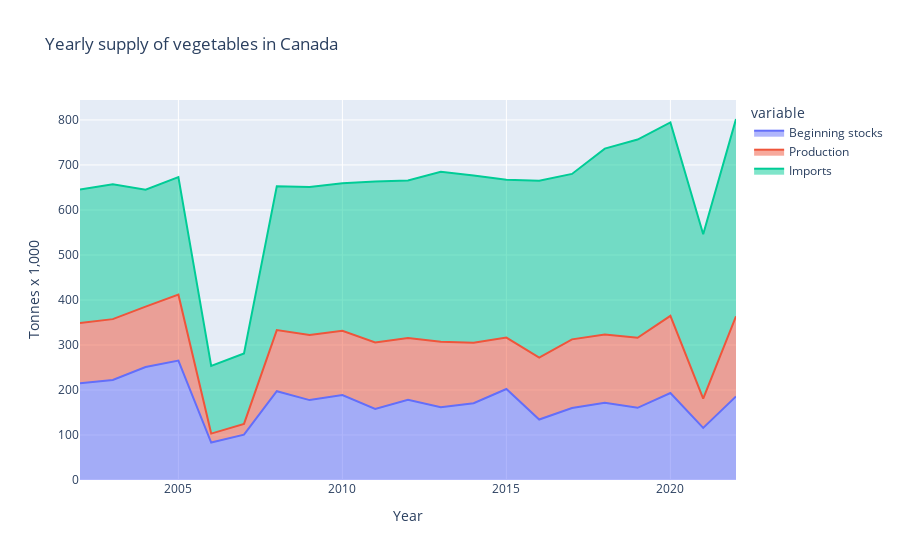

Notebook code cell kept with this figure:
### Markdown cell above
### Sketching visualization, part 2

Let's explore a few more ways to look at this data before we dive into some of the bigger insights we could draw out of it.

### Code cell
# Filled (stacked) area plot for one category's supply
cat = df_cats_3.loc['Vegetables']
fig = px.area(cat, x=cat.index, y=cat.columns[1:4], title='Yearly supply of vegetables in Canada',
              labels={'value': 'Tonnes x 1,000'})
fig.show()

### Figure 1 — Plotly figure (JSON) as saved in the notebook; plotly's stock layout.template omitted (floating-point values rounded to 4 significant figures)
{"data": [{"fillpattern": {"shape": ""}, "hovertemplate": "variable=Beginning stocks<br>Year=%{x}<br>Tonnes x 1,000=%{y}<extra></extra>", "legendgroup": "Beginning stocks", "line": {"color": "#636efa"}, "marker": {"symbol": "circle"}, "mode": "lines", "name": "Beginning stocks", "orientation": "v", "showlegend": true, "stackgroup": "1", "type": "scatter", "x": [2002, 2003, 2004, 2005, 2006, 2007, 2008, 2009, 2010, 2011, 2012, 2013, 2014, 2015, 2016, 2017, 2018, 2019, 2020, 2021, 2022], "xaxis": "x", "y": [215.2, 222.4, 251.1, 265.2, 83.24, 100.8, 197.3, 177.5, 188.8, 157.7, 178.1, 161.5, 170.6, 202.1, 134.4, 159.9, 171.6, 160.4, 193.2, 115.7, 185.6], "yaxis": "y"}, {"fillpattern": {"shape": ""}, "hovertemplate": "variable=Production<br>Year=%{x}<br>Tonnes x 1,000=%{y}<extra></extra>", "legendgroup": "Production", "line": {"color": "#EF553B"}, "marker": {"symbol": "circle"}, "mode": "lines", "name": "Production", "orientation": "v", "showlegend": true, "stackgroup": "1", "type": "scatter", "x": [2002, 2003, 2004, 2005, 2006, 2007, 2008, 2009, 2010, 2011, 2012, 2013, 2014, 2015, 2016, 2017, 2018, 2019, 2020, 2021, 2022], "xaxis": "x", "y": [133.5, 135.1, 134.1, 146.6, 19.88, 23.72, 135.8, 144.7, 142.8, 148.1, 137.3, 145.9, 134.5, 114.4, 137.7, 152.6, 151.8, 155.7, 171.6, 65.11, 178.2], "yaxis": "y"}, {"fillpattern": {"shape": ""}, "hovertemplate": "variable=Imports<br>Year=%{x}<br>Tonnes x 1,000=%{y}<extra></extra>", "legendgroup": "Imports", "line": {"color": "#00cc96"}, "marker": {"symbol": "circle"}, "mode": "lines", "name": "Imports", "orientation": "v", "showlegend": true, "stackgroup": "1", "type": "scatter", "x": [2002, 2003, 2004, 2005, 2006, 2007, 2008, 2009, 2010, 2011, 2012, 2013, 2014, 2015, 2016, 2017, 2018, 2019, 2020, 2021, 2022], "xaxis": "x", "y": [296.6, 299.8, 259.8, 261.4, 150.4, 156.4, 319.5, 328.8, 327.5, 357.7, 350.2, 377.5, 371.8, 350.6, 392.6, 367.6, 412.8, 440.4, 429.7, 365.0, 438.3], "yaxis": "y"}], "layout": {"legend": {"title": {"text": "variable"}, "tracegroupgap": 0}, "title": {"text": "Yearly supply of vegetables in Canada"}, "xaxis": {"anchor": "y", "domain": [0, 1], "title": {"text": "Year"}}, "yaxis": {"anchor": "x", "domain": [0, 1], "title": {"text": "Tonnes x 1,000"}}}}
